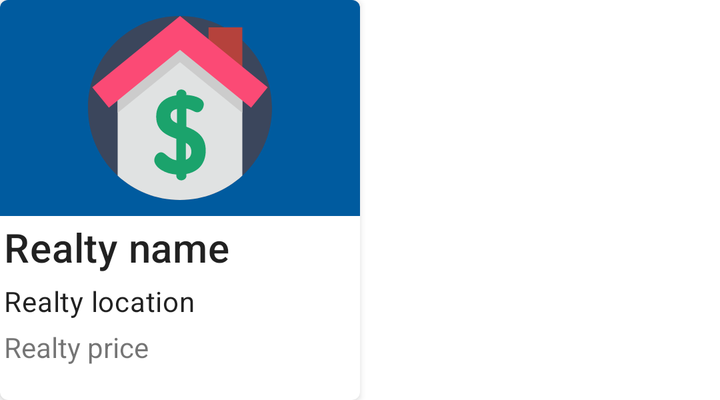
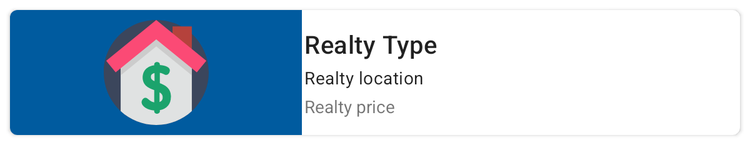

First picture: res/layout/ on a phone held upright. Second picture: the repository's own variant of that layout, on a device whose configuration matches the variant's folder. Source for both follows.
<!-- AndroidManifest.xml: application theme AppTheme -->
<!-- res/layout/realty_list_rv_item.xml -->
<?xml version="1.0" encoding="utf-8"?>
<layout
    xmlns:android="http://schemas.android.com/apk/res/android"
    xmlns:app="http://schemas.android.com/apk/res-auto"
    xmlns:tools="http://schemas.android.com/tools">

    <data>

        <variable
            name="RealtyListViewModel"
            type="com.skichrome.realestatemanager.viewmodel.RealtyViewModel" />
    </data>

    <com.google.android.material.card.MaterialCardView
        style="@style/Widget.MaterialComponents.CardView"
        android:layout_width="@dimen/material_card_width"
        android:layout_height="@dimen/material_card_height"
        app:cardBackgroundColor="@android:color/white"
        app:cardCornerRadius="4dp"
        app:cardElevation="2dp"
        app:cardPreventCornerOverlap="true">

        <LinearLayout
            android:layout_width="match_parent"
            android:layout_height="match_parent"
            android:orientation="vertical">

            <ImageView
                android:contentDescription="@string/realty_preview_picture_content_desc"
                android:id="@+id/realtyPreviewImg"
                android:layout_width="match_parent"
                android:layout_height="@dimen/preview_card_image_height"
                android:background="?attr/colorPrimaryDark"
                android:padding="8dp"
                android:scaleType="fitCenter"
                android:src="@drawable/ic_app_logo_default_realty" />

            <LinearLayout
                android:layout_width="match_parent"
                android:layout_height="wrap_content"
                android:layout_gravity="bottom"
                android:orientation="vertical">

                <TextView
                    android:id="@+id/realtyListItemName"
                    android:layout_width="match_parent"
                    android:layout_height="wrap_content"
                    android:padding="2dp"
                    android:textAppearance="?attr/textAppearanceHeadline6"
                    tools:text="Realty name" />

                <TextView
                    android:id="@+id/realtyListItemLocation"
                    android:layout_width="match_parent"
                    android:layout_height="wrap_content"
                    android:padding="2dp"
                    android:textAppearance="?attr/textAppearanceBody2"
                    tools:text="Realty location" />

                <TextView
                    android:id="@+id/realtyListItemPrice"
                    android:layout_width="match_parent"
                    android:layout_height="wrap_content"
                    android:padding="2dp"
                    tools:text="Realty price" />
            </LinearLayout>
        </LinearLayout>
    </com.google.android.material.card.MaterialCardView>
</layout>
<!-- resources referenced by this layout -->
<resources>
  <dimen name="material_card_height">200dp</dimen>
  <dimen name="material_card_width">180dp</dimen>
  <item name="preview_card_image_height" type="dimen">108dp</item>
  <!-- drawable ic_app_logo_default_realty: vector/xml drawable (drawable, 2402 chars, omitted) -->
  <string name="realty_preview_picture_content_desc">This is a preview picture of a realty</string>
  <style name="AppTheme" parent="Theme.MaterialComponents.Light.NoActionBar">
          
          <item name="colorPrimary">@color/colorPrimary</item>
          <item name="colorPrimaryDark">@color/colorPrimaryDark</item>
          <item name="colorAccent">@color/colorSecondary</item>
      </style>
  <color name="colorPrimary">#0288d1</color>
  <color name="colorPrimaryDark">#005b9f</color>
  <color name="colorSecondary">#d32f2f</color>
</resources>
<!-- res/layout-sw600dp/realty_list_rv_item.xml (the repository's variant of the layout above) -->
<!-- drawn on a 7-inch tablet held upright -->
<?xml version="1.0" encoding="utf-8"?>
<layout
    xmlns:android="http://schemas.android.com/apk/res/android"
    xmlns:app="http://schemas.android.com/apk/res-auto"
    xmlns:tools="http://schemas.android.com/tools">

    <data>

        <variable
            name="realty"
            type="com.skichrome.realestatemanager.model.database.Realty" />
    </data>

    <com.google.android.material.card.MaterialCardView
        style="@style/Widget.MaterialComponents.CardView"
        android:layout_width="match_parent"
        android:layout_height="wrap_content"
        android:layout_margin="8dp"
        android:minHeight="@dimen/material_card_height_tablet"
        app:cardBackgroundColor="@android:color/white"
        app:cardCornerRadius="6dp"
        app:cardElevation="2dp"
        app:cardPreventCornerOverlap="true">

        <androidx.constraintlayout.widget.ConstraintLayout
            android:layout_width="match_parent"
            android:layout_height="wrap_content"
            android:orientation="vertical">

            <ImageView
                android:id="@+id/realtyPreviewImg"
                android:layout_width="0dp"
                android:layout_height="@dimen/material_card_height_tablet"
                android:background="?attr/colorPrimaryDark"
                android:contentDescription="@string/realty_preview_picture_content_desc"
                android:padding="8dp"
                android:scaleType="fitCenter"
                android:src="@drawable/ic_app_logo_default_realty"
                app:layout_constraintBottom_toBottomOf="parent"
                app:layout_constraintEnd_toStartOf="@+id/guideline"
                app:layout_constraintStart_toStartOf="parent"
                app:layout_constraintTop_toTopOf="parent"
                app:layout_constraintVertical_bias="0.709" />

            <androidx.constraintlayout.widget.Guideline
                android:id="@+id/guideline"
                android:layout_width="wrap_content"
                android:layout_height="match_parent"
                android:orientation="vertical"
                app:layout_constraintGuide_percent="0.4" />

            <LinearLayout
                android:layout_width="0dp"
                android:layout_height="match_parent"
                android:layout_gravity="bottom"
                android:orientation="vertical"
                app:layout_constraintBottom_toBottomOf="parent"
                app:layout_constraintEnd_toEndOf="parent"
                app:layout_constraintStart_toStartOf="@+id/guideline"
                app:layout_constraintTop_toTopOf="parent">

                <TextView
                    android:id="@+id/realtyListItemType"
                    android:layout_width="match_parent"
                    android:layout_height="wrap_content"
                    android:padding="2dp"
                    android:text="@{@stringArray/realty_categories[realty.realtyTypeId]}"
                    android:textAppearance="?attr/textAppearanceHeadline6"
                    tools:text="Realty Type" />

                <TextView
                    android:id="@+id/realtyListItemLocation"
                    android:layout_width="match_parent"
                    android:layout_height="wrap_content"
                    android:padding="2dp"
                    android:text="@{realty.city}"
                    android:textAppearance="?attr/textAppearanceBody2"
                    tools:text="Realty location" />

                <TextView
                    android:id="@+id/realtyListItemPrice"
                    android:layout_width="match_parent"
                    android:layout_height="wrap_content"
                    android:padding="2dp"
                    android:text='@{"$ " + realty.price}'
                    tools:text="Realty price" />
            </LinearLayout>
        </androidx.constraintlayout.widget.ConstraintLayout>
    </com.google.android.material.card.MaterialCardView>
</layout>
<!-- resources referenced by the variant -->
<!-- as a 7-inch tablet held upright resolves them -->
<resources>
  <dimen name="material_card_height_tablet">100dp</dimen>
  <!-- drawable ic_app_logo_default_realty: vector/xml drawable (drawable, 2402 chars, omitted) -->
  <string name="realty_preview_picture_content_desc">This is a preview picture of a realty</string>
  <style name="AppTheme" parent="Theme.MaterialComponents.Light.NoActionBar">
          
          <item name="colorPrimary">@color/colorPrimary</item>
          <item name="colorPrimaryDark">@color/colorPrimaryDark</item>
          <item name="colorAccent">@color/colorSecondary</item>
      </style>
  <color name="colorPrimary">#0288d1</color>
  <color name="colorPrimaryDark">#005b9f</color>
  <color name="colorSecondary">#d32f2f</color>
</resources>
